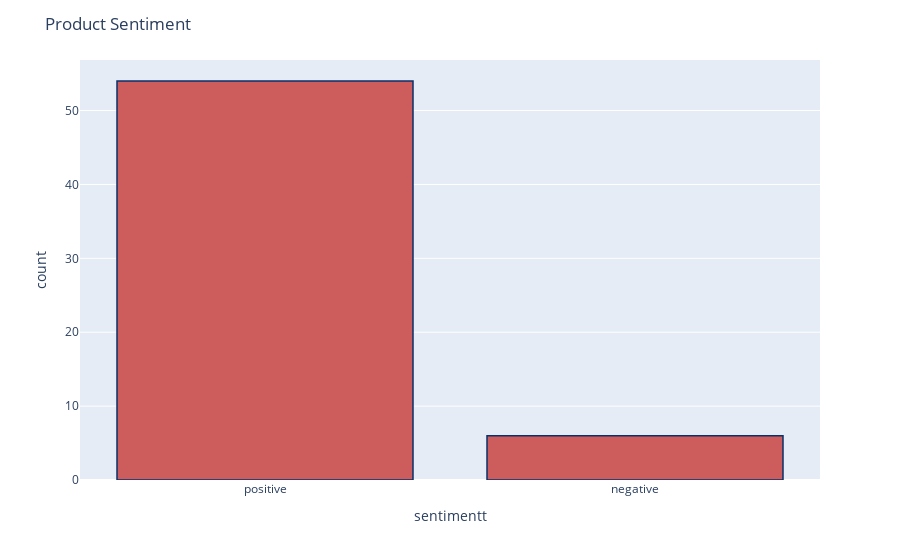

This figure's notebook cell:
### Code cell
df['sentimentt'] = df['sentiment'].replace({-1 : 'negative'})
df['sentimentt'] = df['sentimentt'].replace({1 : 'positive'})
fig = px.histogram(df, x="sentimentt")
fig.update_traces(marker_color="indianred",marker_line_color='rgb(8,48,107)',
                  marker_line_width=1.5)
fig.update_layout(title_text='Product Sentiment')
fig.show()

### Figure 1 — Plotly figure (JSON) as saved in the notebook; plotly's stock layout.template omitted (floating-point values rounded to 4 significant figures)
{"data": [{"alignmentgroup": "True", "bingroup": "x", "hovertemplate": "sentimentt=%{x}<br>count=%{y}<extra></extra>", "legendgroup": "", "marker": {"color": "indianred", "line": {"color": "rgb(8,48,107)", "width": 1.5}}, "name": "", "offsetgroup": "", "orientation": "v", "showlegend": false, "type": "histogram", "x": ["positive", "positive", "positive", "positive", "positive", "positive", "positive", "positive", "positive", "positive", "positive", "positive", "positive", "negative", "positive", "positive", "positive", "positive", "positive", "positive", "positive", "positive", "negative", "positive", "positive", "positive", "positive", "positive", "positive", "positive", "positive", "positive", "positive", "positive", "positive", "positive", "negative", "positive", "positive", "negative", "positive", "positive", "negative", "positive", "positive", "positive", "positive", "positive", "positive", "negative", "positive", "positive", "positive", "positive", "positive", "positive", "positive", "positive", "positive", "positive"], "xaxis": "x", "yaxis": "y"}], "layout": {"barmode": "relative", "legend": {"tracegroupgap": 0}, "margin": {"t": 60}, "title": {"text": "Product Sentiment"}, "xaxis": {"anchor": "y", "domain": [0, 1], "title": {"text": "sentimentt"}}, "yaxis": {"anchor": "x", "domain": [0, 1], "title": {"text": "count"}}}}
